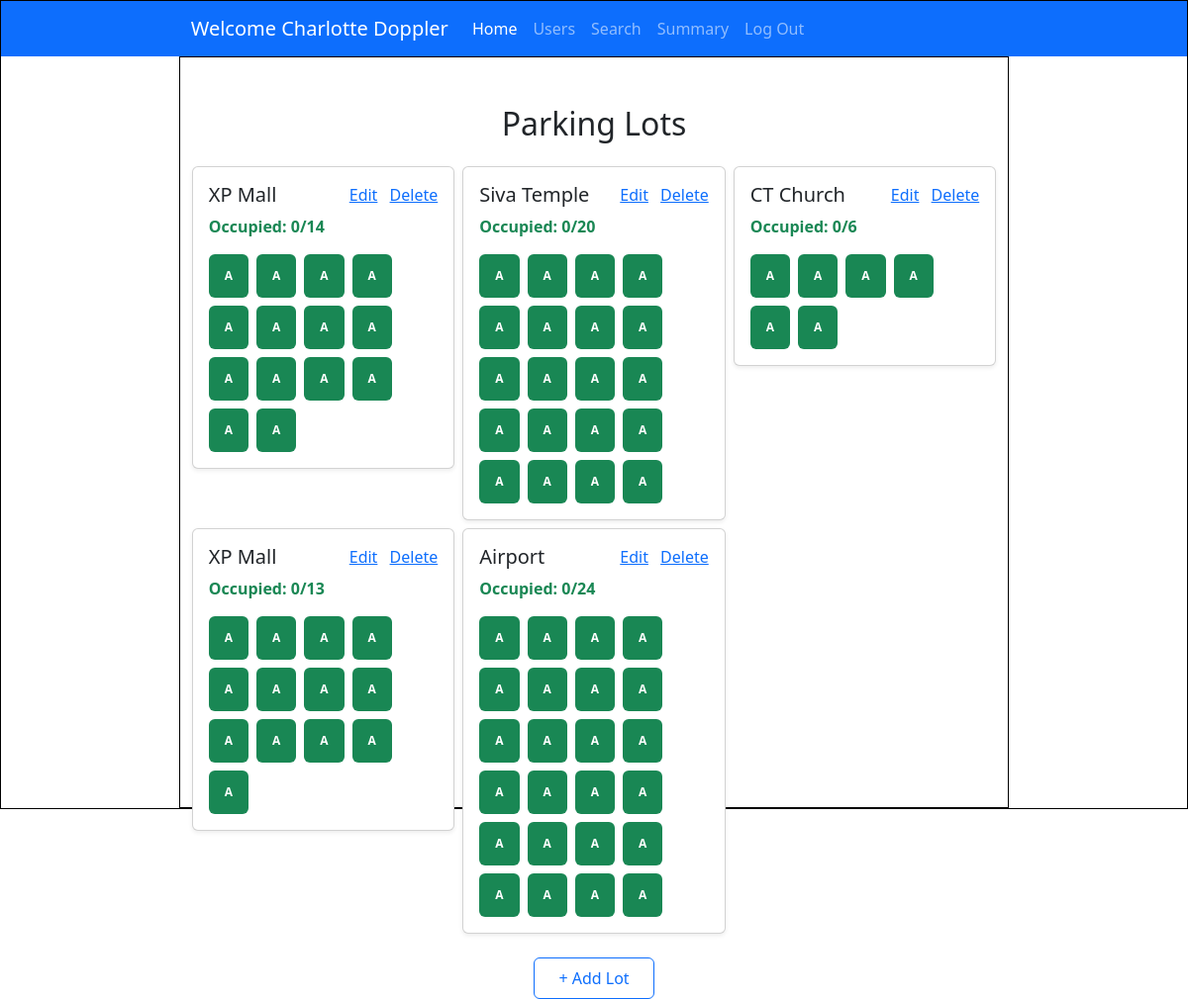
The page /admin_dashboard (signed in) on the database as committed earlier.
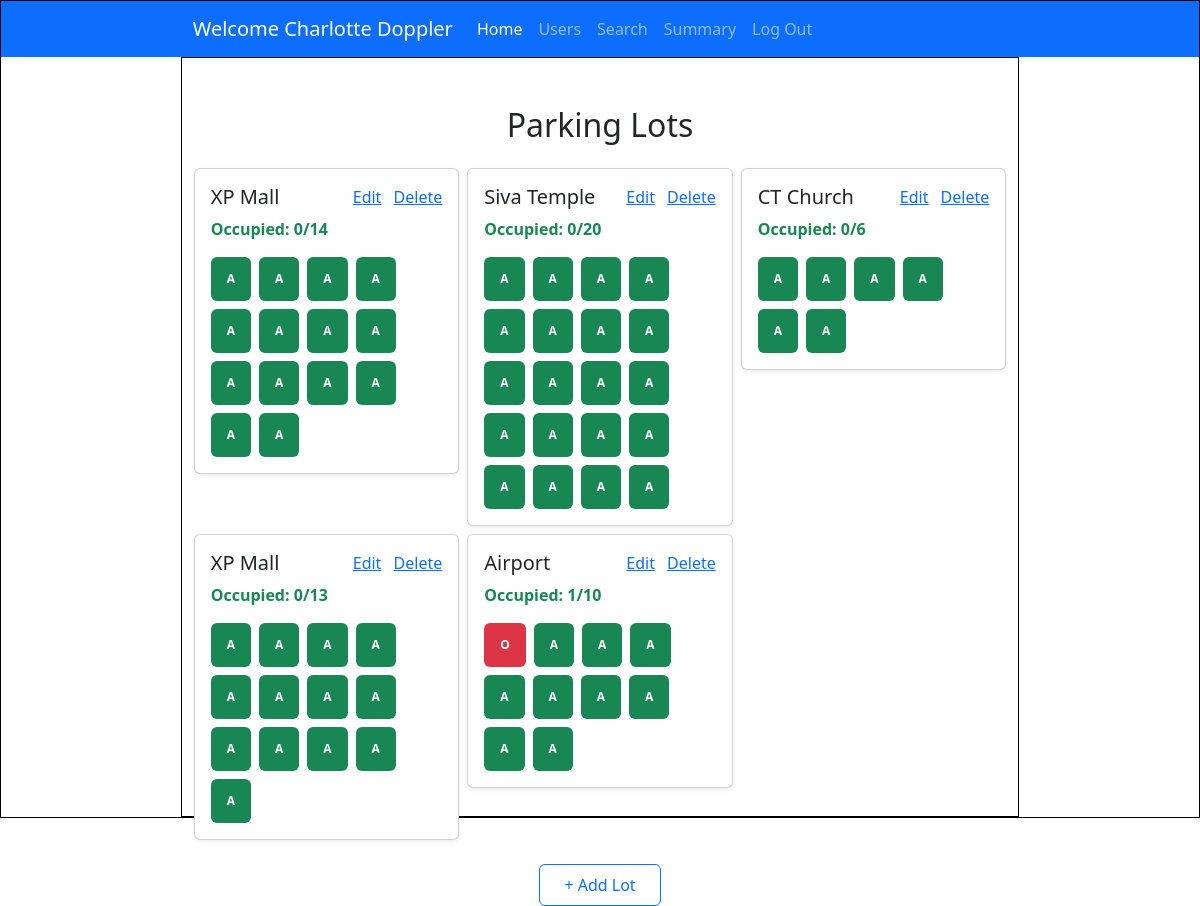
The same page on the database as committed later.
### controllers/models.py (models this page shows)
class ParkingLot(db.Model):
    id = db.Column(db.Integer, primary_key = True)
    prime_location_name = db.Column(db.String, nullable=False)
    price = db.Column(db.Integer, nullable=False)
    address = db.Column(db.String, nullable=False)
    pincode = db.Column(db.Integer,nullable = False)
    maximum_spots = db.Column(db.Integer, nullable=False)
    active = db.Column(db.Boolean, nullable=False, default=True)
    spots = db.relationship('ParkingSpot', backref='lot')

class ParkingSpot(db.Model):
    id = db.Column(db.Integer, primary_key = True)
    lot_id = db.Column(db.Integer, db.ForeignKey('parking_lot.id'), nullable=False)
    status = db.Column(db.String(1), nullable=False, default='A')
    active = db.Column(db.Boolean, nullable=False, default=True)
    reservations = db.relationship('Reservation', backref='spot')

### controllers/controller.py (the view)
@app.route('/admin_dashboard')
@login_required
def admin_dashboard():
    lots = ParkingLot.query.all()
    return render_template("admin_home.html", lots=lots, user=current_user)

### app.py (called while the page is built)
@login_manager.user_loader
def load_user(user_id):
    return User.query.get(int(user_id))

### templates/admin_home.html (shortened to what this page needs)
<!DOCTYPE html>
<html lang="en">
<head>
    <link href="https://cdn.jsdelivr.net/npm/bootstrap@5.3.6/dist/css/bootstrap.min.css" rel="stylesheet"
>
    <link rel="stylesheet" href="../static/style.css">
</head>
<body>
    <div id="main">
        <nav class="navbar navbar-expand-lg bg-primary" data-bs-theme="dark">
            <div class="container-fluid">
                <a class="navbar-brand" href="#">Welcome {{user.name}}</a>
                <div class="collapse navbar-collapse" id="navbarNavAltMarkup">
                    <div class="navbar-nav">
                        <a class="nav-link active" aria-current="page" href="#">Home</a>
                        <a class="nav-link" href="#">Users</a>
                        <a class="nav-link" href="#">Search</a>
                        <a class="nav-link" href="#">Summary</a>
                        <a class="nav-link" href="/login">Log Out</a>
                    </div>
                </div>
            </div>
        </nav>
        <div id="canvas">
            <div class="container mt-5">
                <h2 class="text-center mb-4">Parking Lots</h2>
                <div class="row row-cols-1 row-cols-md-2 row-cols-lg-3 g-2">
                    {% for lot in lots %}
                    <div class="col">
                        <div class="card h-200 shadow-sm">
                            <div class="card-body">
                                <div class="d-flex justify-content-between align-items-center mb-2">
                                    <h5 class="card-title mb-0">{{ lot.prime_location_name }}</h5>
                                    <div>
                                        <a href="{{ url_for('edit_lot', lot_id=lot.id) }}"
                                            class="text-primary me-2">Edit</a>
                                        <a href="#spotModal" data-bs-toggle="modal" data-bs-target="#spotModal">Delete</a>
                                    </div>
                                </div>
                                {% set total = lot.spots|selectattr("active", "equalto", 1)|list|length %}
                                {% set occupied = lot.spots|selectattr("status", "equalto", "O")|list|length %}
                                <p class="text-success fw-semibold">Occupied: {{ occupied }}/{{ total }}</p>
                                <div class="d-flex flex-wrap gap-2">
                                    {% for spot in lot.spots %}
                                    {% if spot.status == 'A' %}
                                    <a class="badge bg-success p-3" href="{{ url_for('view_spot', spot_id=spot.id) }}"
                                        style="text-decoration:none;">A</a>
                                    {% elif spot.status == 'O' %}
                                    <a class="badge bg-danger p-3" href="{{ url_for('view_spot', spot_id=spot.id) }}"
                                        style="text-decoration:none;">O</a>
                                    {% endif %}
                                    {% endfor %}
                                </div>
                            </div>
                        </div>
                    </div>
                    {% endfor %}
                </div>
                <div class="text-center mt-4">
                    <a href="/add_lot" class="btn btn-outline-primary px-4 py-2">+ Add Lot</a>
                </div>
            </div>
        </div>
    </div>
</body>
</html>

Rows that differ between the two databases and show on the page:
changed ParkingLot "Airport": active "0" → "1"; maximum_spots "24" → "10"
changed ParkingSpot (number 54 of 63 on the later page): status "A" → "O"
